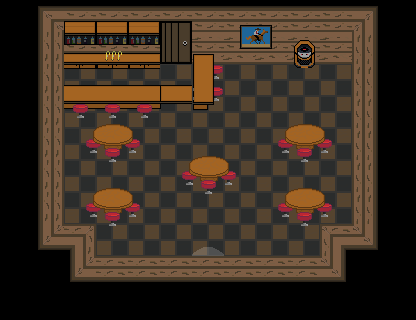

A level layout from a 2D game, rendered from its tile map. Below: a short description, then the map file with its tile-grid data intact:
An orthogonal 13x10 tile map with 32x32 px tiles, 12 tile layers (Ground, Entrance, Roof, Walls, ...).

<map version="1.9" tiledversion="1.9.0" orientation="orthogonal" renderorder="right-down" width="13" height="10" tilewidth="32" tileheight="32" infinite="0" nextlayerid="15" nextobjectid="1">
 <editorsettings>
  <export target="bAR.tmx" format="tmx" />
 </editorsettings>
 <tileset firstgid="1" source="BarInside.tsx" />
 <layer id="1" name="Ground" width="13" height="10">
  <data encoding="csv">
0,334,334,334,334,334,334,334,334,334,334,334,0,
0,334,334,334,334,334,334,334,334,334,334,334,0,
0,334,334,334,334,334,334,334,334,334,334,334,0,
0,334,334,334,334,334,334,334,334,334,334,334,0,
0,334,334,334,334,334,334,334,334,334,334,334,0,
0,334,334,334,334,334,334,334,334,334,334,334,0,
0,334,334,334,334,334,334,334,334,334,334,334,0,
0,334,334,334,334,334,334,334,334,334,334,334,0,
0,0,334,334,334,334,334,334,334,334,334,0,0,
0,0,0,0,0,0,0,0,0,0,0,0,0
</data>
 </layer>
 <layer id="13" name="Entrance" width="13" height="10">
  <data encoding="csv">
0,0,0,0,0,0,0,0,0,0,0,0,0,
0,0,0,0,0,0,0,0,0,0,0,0,0,
0,0,0,0,0,0,0,0,0,0,0,0,0,
0,0,0,0,0,0,0,0,0,0,0,0,0,
0,0,0,0,0,0,0,0,0,0,0,0,0,
0,0,0,0,0,0,0,0,0,0,0,0,0,
0,0,0,0,0,0,0,0,0,0,0,0,0,
0,0,0,0,0,0,240,0,0,0,0,0,0,
0,0,0,0,0,0,0,0,0,0,0,0,0,
0,0,0,0,0,0,0,0,0,0,0,0,0
</data>
 </layer>
 <layer id="11" name="Roof" width="13" height="10">
  <data encoding="csv">
367,44,336,336,336,336,336,336,336,336,336,54,367,
367,1610613072,0,0,0,0,0,0,0,0,0,2684354896,367,
367,1610613072,0,0,0,0,0,0,0,0,0,2684354896,367,
367,1610613072,0,0,0,0,0,0,0,0,0,2684354896,367,
367,1610613072,0,0,0,0,0,0,0,0,0,2684354896,367,
367,1610613072,0,0,0,0,0,0,0,0,0,2684354896,367,
367,1610613072,0,0,0,0,0,0,0,0,0,2684354896,367,
367,184,185,0,0,0,0,0,0,0,193,194,367,
367,367,205,3221225808,3221225808,3221225808,3221225808,3221225808,3221225808,3221225808,213,367,367,
367,367,367,367,367,367,367,367,367,367,367,367,367
</data>
 </layer>
 <layer id="2" name="Walls" width="13" height="10">
  <data encoding="csv">
0,0,0,0,0,0,0,0,0,0,0,0,0,
0,0,324,324,324,324,324,324,324,324,324,0,0,
0,0,0,0,0,0,0,0,0,0,0,0,0,
0,0,0,0,0,0,0,0,0,0,0,0,0,
0,0,0,0,0,0,0,0,0,0,0,0,0,
0,0,0,0,0,0,0,0,0,0,0,0,0,
0,0,0,0,0,0,0,0,0,0,0,0,0,
0,0,0,0,0,0,0,0,0,0,0,0,0,
0,0,0,0,0,0,0,0,0,0,0,0,0,
0,0,0,0,0,0,0,0,0,0,0,0,0
</data>
 </layer>
 <layer id="3" name="WallDetails" width="13" height="10">
  <data encoding="csv">
0,0,0,0,0,0,0,0,0,0,0,0,0,
0,0,198,198,198,196,0,78,79,0,0,0,0,
0,0,0,0,0,0,0,0,0,0,0,0,0,
0,0,0,0,0,0,0,0,0,0,0,0,0,
0,0,0,0,0,0,0,0,0,0,0,0,0,
0,0,0,0,0,0,0,0,0,0,0,0,0,
0,0,0,0,0,0,0,0,0,0,0,0,0,
0,0,0,0,0,0,0,0,0,0,0,0,0,
0,0,0,0,0,0,0,0,0,0,0,0,0,
0,0,0,0,0,0,0,0,0,0,0,0,0
</data>
 </layer>
 <layer id="12" name="RoofDetails" width="13" height="10">
  <data encoding="csv">
0,0,178,178,178,176,0,58,59,0,0,0,0,
0,0,0,0,0,0,0,0,0,0,0,0,0,
0,0,0,0,0,0,0,0,0,0,0,0,0,
0,0,0,0,0,0,0,0,0,0,0,0,0,
0,0,0,0,0,0,0,0,0,0,0,0,0,
0,0,0,0,0,0,0,0,0,0,0,0,0,
0,0,0,0,0,0,0,0,0,0,0,0,0,
0,0,0,0,0,0,0,0,0,0,0,0,0,
0,0,0,0,0,0,0,0,0,0,0,0,0,
0,0,0,0,0,0,0,0,0,0,0,0,0
</data>
 </layer>
 <layer id="8" name="Chairs Below" width="13" height="10">
  <data encoding="csv">
0,0,0,0,0,0,0,0,0,0,0,0,0,
0,0,0,0,0,0,0,0,0,0,0,0,0,
0,0,0,0,0,0,100,0,0,0,0,0,0,
0,0,0,0,0,0,120,0,0,0,0,0,0,
0,0,273,274,275,0,0,0,273,274,275,0,0,
0,0,0,0,0,273,274,275,0,0,0,0,0,
0,0,273,274,275,0,0,0,273,274,275,0,0,
0,0,0,0,0,0,0,0,0,0,0,0,0,
0,0,0,0,0,0,0,0,0,0,0,0,0,
0,0,0,0,0,0,0,0,0,0,0,0,0
</data>
 </layer>
 <layer id="9" name="Desk" width="13" height="10">
  <data encoding="csv">
0,0,0,0,0,0,0,0,0,0,0,0,0,
0,0,0,0,0,0,0,0,0,0,0,0,0,
0,0,0,0,0,0,0,0,0,0,0,0,0,
0,0,298,0,300,0,0,0,298,0,300,0,0,
0,0,338,339,340,0,0,0,338,339,340,0,0,
0,0,0,0,0,338,339,340,0,0,300,0,0,
0,0,338,339,340,0,0,0,338,339,340,0,0,
0,0,0,0,0,0,0,0,0,0,0,0,0,
0,0,0,0,0,0,0,0,0,0,0,0,0,
0,0,0,0,0,0,0,0,0,0,0,0,0
</data>
 </layer>
 <layer id="14" name="OverDesk" width="13" height="10">
  <data encoding="csv">
0,0,0,0,0,0,0,0,0,0,0,0,0,
0,0,0,0,0,0,0,0,0,0,0,0,0,
0,0,0,0,0,0,0,0,0,0,0,0,0,
0,0,298,299,300,0,0,0,298,299,300,0,0,
0,0,318,319,320,298,299,300,318,319,320,0,0,
0,0,298,299,300,318,319,320,298,299,300,0,0,
0,0,318,319,320,0,0,0,318,319,320,0,0,
0,0,0,0,0,0,0,0,0,0,0,0,0,
0,0,0,0,0,0,0,0,0,0,0,0,0,
0,0,0,0,0,0,0,0,0,0,0,0,0
</data>
 </layer>
 <layer id="5" name="Table" width="13" height="10">
  <data encoding="csv">
0,0,0,0,0,0,0,0,0,0,0,0,0,
0,0,0,0,0,0,76,0,0,0,0,0,0,
0,0,256,257,258,0,96,0,0,77,0,0,0,
0,0,156,157,158,159,116,0,298,0,0,0,0,
0,0,0,0,0,0,0,0,0,0,0,0,0,
0,0,0,0,0,0,0,0,0,0,300,0,0,
0,0,0,0,0,0,0,0,0,0,0,0,0,
0,0,0,0,0,0,0,0,0,0,0,0,0,
0,0,0,0,0,0,0,0,0,0,0,0,0,
0,0,0,0,0,0,0,0,0,0,0,0,0
</data>
 </layer>
 <layer id="7" name="Chairs" width="13" height="10">
  <data encoding="csv">
0,0,0,0,0,0,0,0,0,0,0,0,0,
0,0,0,0,0,0,0,0,0,0,0,0,0,
0,0,0,0,0,0,0,0,0,0,0,0,0,
0,0,278,278,278,0,0,0,0,0,0,0,0,
0,0,0,180,0,0,0,0,0,180,0,0,0,
0,0,0,200,0,0,180,0,0,200,0,0,0,
0,0,0,180,0,0,200,0,0,180,0,0,0,
0,0,0,200,0,0,0,0,0,200,0,0,0,
0,0,0,0,0,0,0,0,0,0,0,0,0,
0,0,0,0,0,0,0,0,0,0,0,0,0
</data>
 </layer>
 <layer id="6" name="OverTable" width="13" height="10">
  <data encoding="csv">
0,0,0,0,0,0,0,0,0,0,0,0,0,
0,0,236,237,238,0,0,0,0,57,0,0,0,
0,0,136,137,138,139,0,0,0,0,0,0,0,
0,0,0,0,0,0,0,0,0,0,0,0,0,
0,0,0,0,0,0,0,0,0,0,0,0,0,
0,0,0,0,0,0,0,0,0,0,0,0,0,
0,0,0,0,0,0,0,0,0,0,0,0,0,
0,0,0,0,0,0,0,0,0,0,0,0,0,
0,0,0,0,0,0,0,0,0,0,0,0,0,
0,0,0,0,0,0,0,0,0,0,0,0,0
</data>
 </layer>
</map>